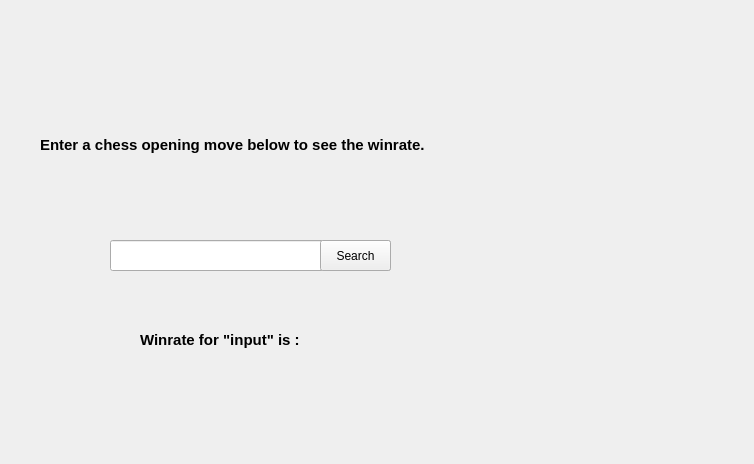
<?xml version="1.0" encoding="UTF-8"?>
<ui version="4.0">
 <class>Form</class>
 <widget class="QWidget" name="Form">
  <property name="geometry">
   <rect>
    <x>0</x>
    <y>0</y>
    <width>754</width>
    <height>464</height>
   </rect>
  </property>
  <property name="windowTitle">
   <string>Form</string>
  </property>
  <widget class="QPushButton" name="searchButton">
   <property name="geometry">
    <rect>
     <x>320</x>
     <y>240</y>
     <width>71</width>
     <height>31</height>
    </rect>
   </property>
   <property name="text">
    <string>Search</string>
   </property>
  </widget>
  <widget class="QLabel" name="label">
   <property name="geometry">
    <rect>
     <x>40</x>
     <y>100</y>
     <width>421</width>
     <height>91</height>
    </rect>
   </property>
   <property name="text">
    <string>&lt;html&gt;&lt;head/&gt;&lt;body&gt;&lt;p&gt;&lt;span style=&quot; font-size:11pt; font-weight:600;&quot;&gt;Enter a chess opening move below to see the winrate.&lt;/span&gt;&lt;/p&gt;&lt;/body&gt;&lt;/html&gt;</string>
   </property>
  </widget>
  <widget class="QLabel" name="label_2">
   <property name="geometry">
    <rect>
     <x>140</x>
     <y>320</y>
     <width>191</width>
     <height>41</height>
    </rect>
   </property>
   <property name="text">
    <string>&lt;html&gt;&lt;head/&gt;&lt;body&gt;&lt;p&gt;&lt;span style=&quot; font-size:11pt; font-weight:600;&quot;&gt;Winrate for &amp;quot;input&amp;quot; is :&lt;/span&gt;&lt;/p&gt;&lt;/body&gt;&lt;/html&gt;</string>
   </property>
  </widget>
  <widget class="QLineEdit" name="lineEdit">
   <property name="geometry">
    <rect>
     <x>110</x>
     <y>240</y>
     <width>281</width>
     <height>31</height>
    </rect>
   </property>
   <property name="text">
    <string/>
   </property>
  </widget>
  <zorder>lineEdit</zorder>
  <zorder>searchButton</zorder>
  <zorder>label</zorder>
  <zorder>label_2</zorder>
 </widget>
 <resources/>
 <connections/>
</ui>
